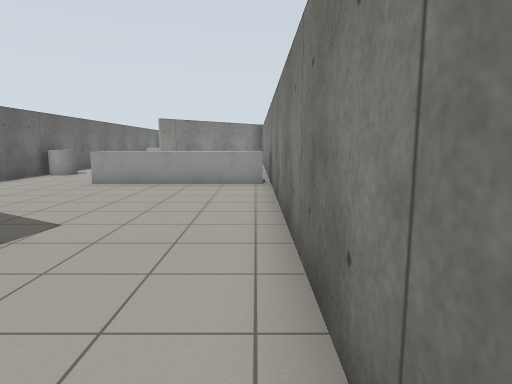
[1] (above)

18 first-person views from a walk through a world built for the Gazebo simulator. The camera is 1.2 m above the floor, tilts 8° down and sees 75° across. The floor is counted in squares, 1 m on a side. Each view is taken from the middle of a square. On the plan, view 1 faces up. The plan holds only what a view shows up to about 13 squares ahead; the rest is blank.

[2]
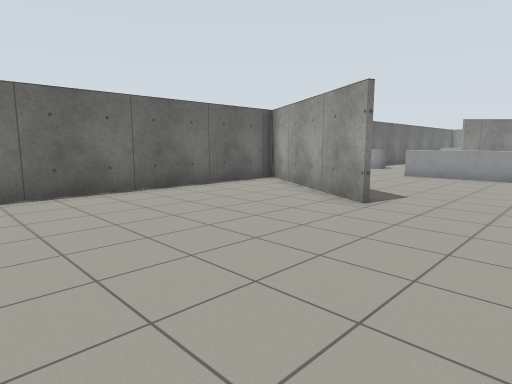

[3]
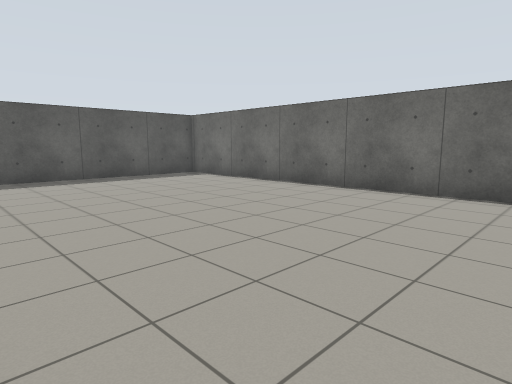

[4]
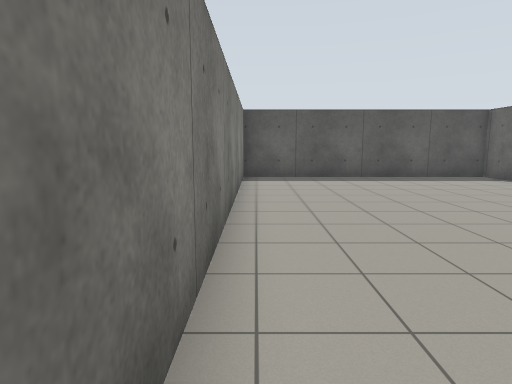

[5]
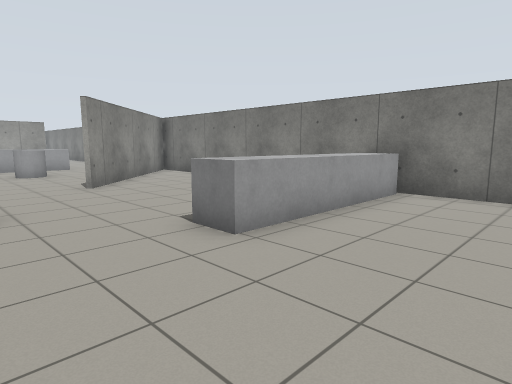

[6]
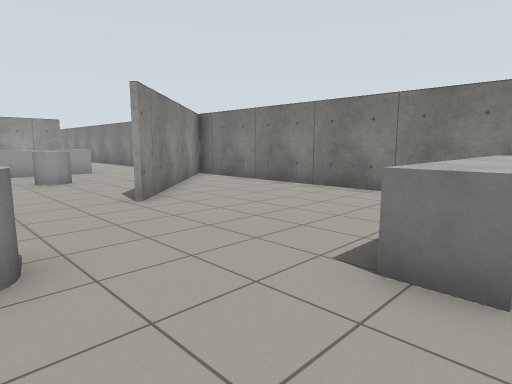

[7]
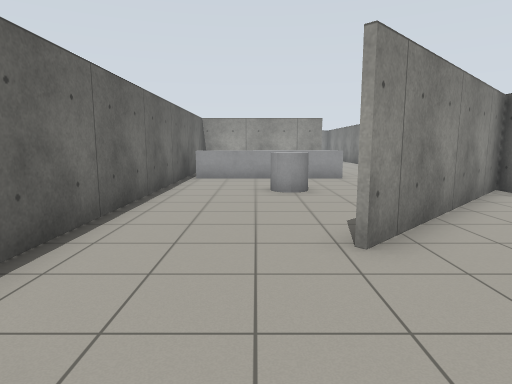

[8]
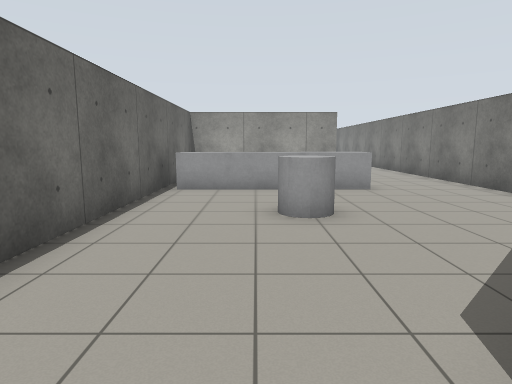

[9]
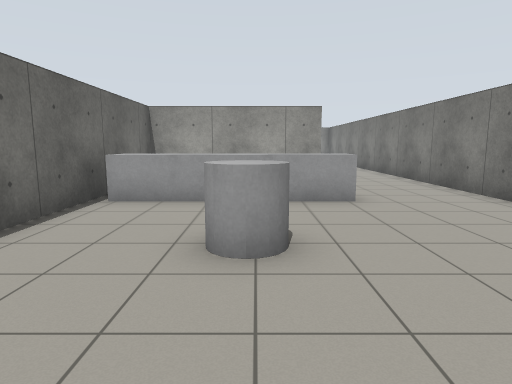

[10]
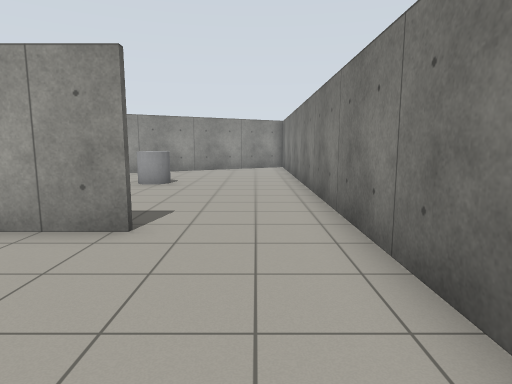

[11]
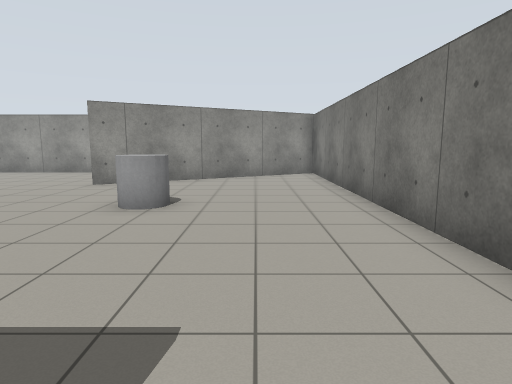

[12]
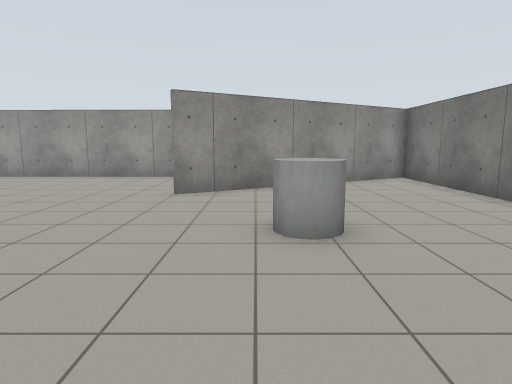

[13]
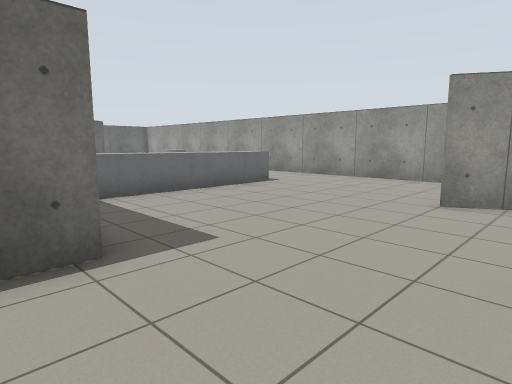

[14]
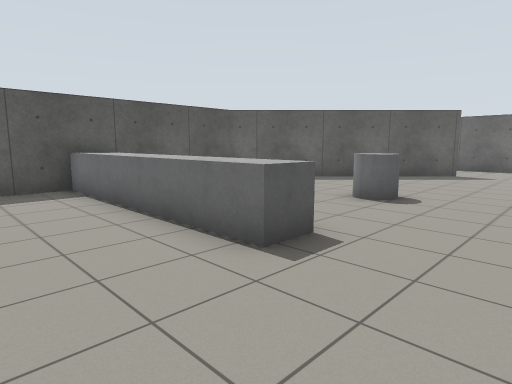

[15]
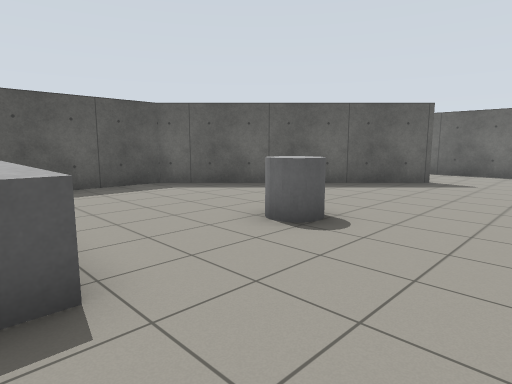

[16]
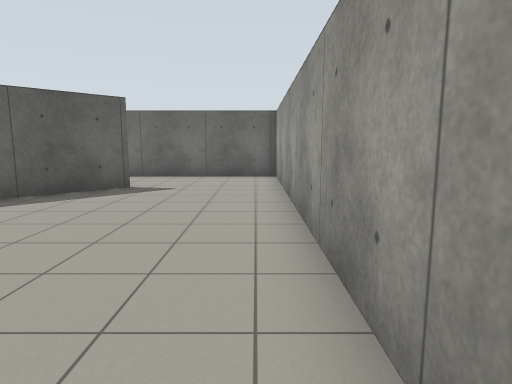

[17]
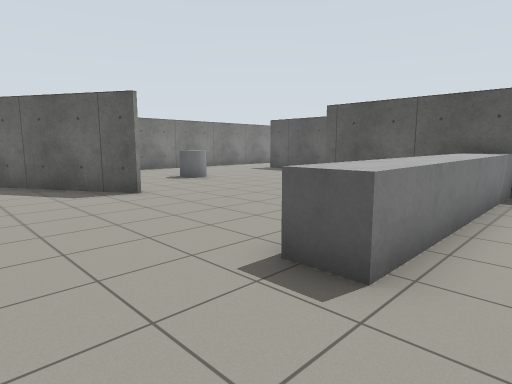

[18]
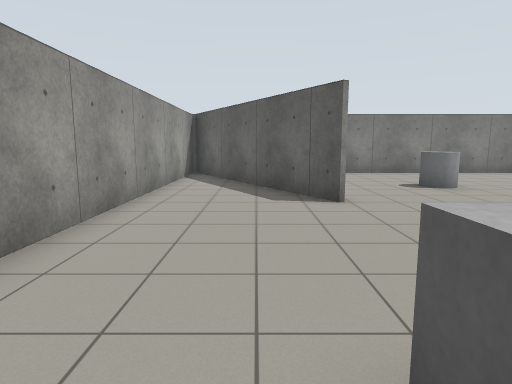

### Floor plan
Points are (right, up) in squares from view 1. A wall is a line through its corners. A room is listed if a view was taken in it or the views show most of it. See-through windows are left out.
Room 1 (views 1, 2, 3, 4, 5, 6, 7, 8, 9, 10, 11)
walls: (-3.2, 3.4) (-8.6, 6.5) (-8.6, -11.6) (0.5, -11.6) (0.5, 21.9) (-4.8, 16.7); (-8.6, 13.3) (-8.6, 11.1); (0.5, 24.4) (0.5, 28.4); (-2.7, 29.5) (-8.6, 29.5) (-8.6, 16.3)
ways out: opening at (-1, 28.3) to room 2
objects: grey cylinder (-8, 14); grey box (-8, 25) to (-3, 26); grey box (-5, 11) to (0, 11); grey cylinder (-5, 22)
Room 2 (views 12, 13, 14, 15, 16, 17, 18)
walls: (-7.1, 39.2) (-0.7, 42.9); (-0.9, 43.7) (-28, 43.8) (-28, 38.1); (-24.6, 39.5) (-18.4, 33.3) (-8.6, 33.3) (-8.6, 32.4); (0.5, 28.4) (0.5, 43.4) (-7.1, 39.1)
ways out: opening at (-1, 28.3) to room 1
objects: grey cylinder (-18, 39) to (-17, 40); grey box (-14, 34) to (-13, 40); grey cylinder (-5, 35) to (-4, 36)

Where each view was taken, in squares from view 1:
view 1: 0 up, 0 right, facing up
view 2: 3 down, 0 right, facing up-left
view 3: 1 up, 0 right, facing down-left
view 4: 1 up, 0 right, facing down
view 5: 7 up, 8 left, facing up-right
view 6: 10 up, 8 left, facing up-right
view 7: 13 up, 6 left, facing up
view 8: 16 up, 6 left, facing up
view 9: 18 up, 5 left, facing up
view 10: 25 up, 1 left, facing up
view 11: 29 up, 2 left, facing up
view 12: 31 up, 5 left, facing up
view 13: 32 up, 5 left, facing up-left
view 14: 43 up, 10 left, facing down-left
view 15: 43 up, 13 left, facing down-left
view 16: 43 up, 15 left, facing left
view 17: 43 up, 15 left, facing down-right
view 18: 41 up, 14 left, facing right
